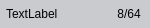
<?xml version="1.0" encoding="UTF-8"?>
<ui version="4.0">
 <class>RoomListItem</class>
 <widget class="QWidget" name="RoomListItem">
  <property name="geometry">
   <rect>
    <x>0</x>
    <y>0</y>
    <width>150</width>
    <height>28</height>
   </rect>
  </property>
  <property name="minimumSize">
   <size>
    <width>0</width>
    <height>28</height>
   </size>
  </property>
  <property name="windowTitle">
   <string>Form</string>
  </property>
  <property name="styleSheet">
   <string notr="true">#RoomListItem {
	background-color: #C9CBCF;
	border-radius: 10px;
}
#RoomListItem:hover {background-color: #B3B6BC}
#RoomListItem[selected=true] {background-color: #85D2FF}
#RoomListItem[selected=true]:hover {background-color: #5CC3FF}

QLabel {background: transparent}</string>
  </property>
  <layout class="QHBoxLayout" name="horizontalLayout">
   <property name="spacing">
    <number>3</number>
   </property>
   <property name="leftMargin">
    <number>6</number>
   </property>
   <property name="topMargin">
    <number>6</number>
   </property>
   <property name="rightMargin">
    <number>6</number>
   </property>
   <property name="bottomMargin">
    <number>6</number>
   </property>
   <item>
    <widget class="QLabel" name="label_name">
     <property name="sizePolicy">
      <sizepolicy hsizetype="Expanding" vsizetype="Preferred">
       <horstretch>0</horstretch>
       <verstretch>0</verstretch>
      </sizepolicy>
     </property>
     <property name="minimumSize">
      <size>
       <width>100</width>
       <height>16</height>
      </size>
     </property>
     <property name="maximumSize">
      <size>
       <width>16777215</width>
       <height>16</height>
      </size>
     </property>
     <property name="text">
      <string>TextLabel</string>
     </property>
    </widget>
   </item>
   <item>
    <widget class="QLabel" name="label_playercount">
     <property name="minimumSize">
      <size>
       <width>30</width>
       <height>16</height>
      </size>
     </property>
     <property name="maximumSize">
      <size>
       <width>30</width>
       <height>16</height>
      </size>
     </property>
     <property name="text">
      <string>8/64</string>
     </property>
     <property name="alignment">
      <set>Qt::AlignCenter</set>
     </property>
    </widget>
   </item>
  </layout>
 </widget>
 <resources/>
 <connections/>
</ui>
